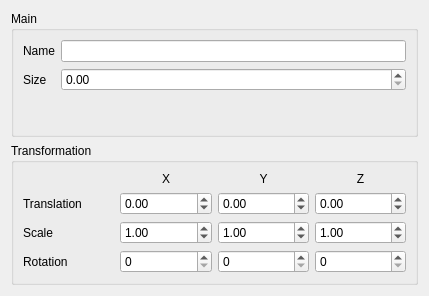
<?xml version="1.0" encoding="UTF-8"?>
<ui version="4.0">
 <class>CreatePrimitiveDialog</class>
 <widget class="QDialog" name="CreatePrimitiveDialog">
  <property name="geometry">
   <rect>
    <x>0</x>
    <y>0</y>
    <width>429</width>
    <height>296</height>
   </rect>
  </property>
  <property name="windowTitle">
   <string>Create Primitive</string>
  </property>
  <property name="windowIcon">
   <iconset resource="../../../images/images.qrc">
    <normaloff>:/images/themes/default/mActionAddBasicShape.svg</normaloff>:/images/themes/default/mActionAddBasicShape.svg</iconset>
  </property>
  <property name="modal">
   <bool>false</bool>
  </property>
  <layout class="QVBoxLayout" name="verticalLayout">
   <item>
    <widget class="QgsCollapsibleGroupBox" name="mMainGroupBox">
     <property name="title">
      <string>Main</string>
     </property>
     <layout class="QFormLayout" name="formLayout_2">
      <item row="0" column="0">
       <widget class="QLabel" name="label_2">
        <property name="text">
         <string>Name</string>
        </property>
       </widget>
      </item>
      <item row="0" column="1">
       <widget class="QLineEdit" name="lineEdit"/>
      </item>
      <item row="1" column="1">
       <widget class="QDoubleSpinBox" name="spinSize">
        <property name="maximum">
         <double>99999999.989999994635582</double>
        </property>
       </widget>
      </item>
      <item row="1" column="0">
       <widget class="QLabel" name="label">
        <property name="text">
         <string>Size</string>
        </property>
       </widget>
      </item>
     </layout>
    </widget>
   </item>
   <item>
    <widget class="QgsCollapsibleGroupBox" name="transformationWidget">
     <property name="title">
      <string>Transformation</string>
     </property>
     <layout class="QGridLayout" name="gridLayout">
      <item row="2" column="1">
       <widget class="QgsDoubleSpinBox" name="spinSX">
        <property name="minimum">
         <double>-99999.899999999994179</double>
        </property>
        <property name="maximum">
         <double>99999.899999999994179</double>
        </property>
        <property name="value">
         <double>1.000000000000000</double>
        </property>
       </widget>
      </item>
      <item row="1" column="3">
       <widget class="QgsDoubleSpinBox" name="spinTZ">
        <property name="minimum">
         <double>-99999.899999999994179</double>
        </property>
        <property name="maximum">
         <double>99999.899999999994179</double>
        </property>
       </widget>
      </item>
      <item row="1" column="1">
       <widget class="QgsDoubleSpinBox" name="spinTX">
        <property name="minimum">
         <double>-99999.899999999994179</double>
        </property>
        <property name="maximum">
         <double>99999.899999999994179</double>
        </property>
       </widget>
      </item>
      <item row="0" column="1">
       <widget class="QLabel" name="label_5">
        <property name="text">
         <string>X</string>
        </property>
        <property name="alignment">
         <set>Qt::AlignmentFlag::AlignCenter</set>
        </property>
       </widget>
      </item>
      <item row="1" column="2">
       <widget class="QgsDoubleSpinBox" name="spinTY">
        <property name="minimum">
         <double>-99999.899999999994179</double>
        </property>
        <property name="maximum">
         <double>99999.899999999994179</double>
        </property>
       </widget>
      </item>
      <item row="3" column="1">
       <widget class="QgsDoubleSpinBox" name="spinRX">
        <property name="decimals">
         <number>0</number>
        </property>
        <property name="maximum">
         <double>360.000000000000000</double>
        </property>
       </widget>
      </item>
      <item row="2" column="2">
       <widget class="QgsDoubleSpinBox" name="spinSY">
        <property name="minimum">
         <double>-99999.899999999994179</double>
        </property>
        <property name="maximum">
         <double>99999.899999999994179</double>
        </property>
        <property name="value">
         <double>1.000000000000000</double>
        </property>
       </widget>
      </item>
      <item row="3" column="3">
       <widget class="QgsDoubleSpinBox" name="spinRZ">
        <property name="decimals">
         <number>0</number>
        </property>
        <property name="maximum">
         <double>360.000000000000000</double>
        </property>
       </widget>
      </item>
      <item row="3" column="0">
       <widget class="QLabel" name="label_4">
        <property name="text">
         <string>Rotation</string>
        </property>
       </widget>
      </item>
      <item row="3" column="2">
       <widget class="QgsDoubleSpinBox" name="spinRY">
        <property name="decimals">
         <number>0</number>
        </property>
        <property name="maximum">
         <double>360.000000000000000</double>
        </property>
       </widget>
      </item>
      <item row="0" column="2">
       <widget class="QLabel" name="label_6">
        <property name="text">
         <string>Y</string>
        </property>
        <property name="alignment">
         <set>Qt::AlignmentFlag::AlignCenter</set>
        </property>
       </widget>
      </item>
      <item row="2" column="3">
       <widget class="QgsDoubleSpinBox" name="spinSZ">
        <property name="minimum">
         <double>-99999.899999999994179</double>
        </property>
        <property name="maximum">
         <double>99999.899999999994179</double>
        </property>
        <property name="value">
         <double>1.000000000000000</double>
        </property>
       </widget>
      </item>
      <item row="1" column="0">
       <widget class="QLabel" name="label_3">
        <property name="text">
         <string>Translation</string>
        </property>
       </widget>
      </item>
      <item row="2" column="0">
       <widget class="QLabel" name="label_7">
        <property name="text">
         <string>Scale</string>
        </property>
       </widget>
      </item>
      <item row="0" column="3">
       <widget class="QLabel" name="label_8">
        <property name="text">
         <string>Z</string>
        </property>
        <property name="alignment">
         <set>Qt::AlignmentFlag::AlignCenter</set>
        </property>
       </widget>
      </item>
     </layout>
    </widget>
   </item>
  </layout>
 </widget>
 <customwidgets>
  <customwidget>
   <class>QgsCollapsibleGroupBox</class>
   <extends>QGroupBox</extends>
   <header>qgscollapsiblegroupbox.h</header>
   <container>1</container>
  </customwidget>
  <customwidget>
   <class>QgsDoubleSpinBox</class>
   <extends>QDoubleSpinBox</extends>
   <header>qgsdoublespinbox.h</header>
  </customwidget>
 </customwidgets>
 <resources>
  <include location="../../../images/images.qrc"/>
 </resources>
 <connections/>
</ui>
